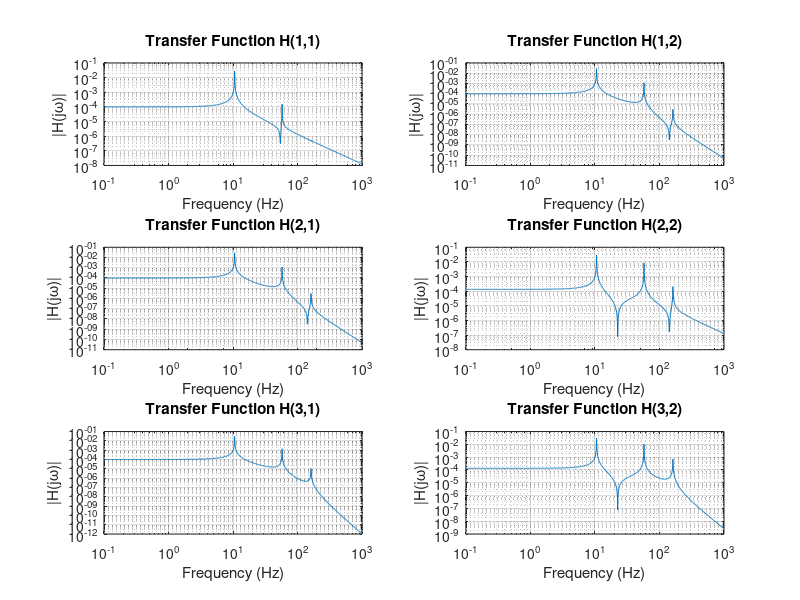

Write MATLAB code to recreate this figure. (Note: this script raises an error after producing the figure.)
% Given Parameters
m1 = 2; m2 = 0.2; m3 = 0.05; % Mass [kg]
k1 = 10e3; k2 = 30e3; k3 = 40e3; % Spring Constant [N/m]
c1 = 0.1; c2 = 0.1; c3 = 0.1; % Damping constant [Ns/m]

% Mass matrix
M = [m1 0 0;
    0 m2 0;
    0 0 m3];

% Damping matrix
C = [c1+c2 -c2 0;
    -c2 c2+c3 -c3;
    0 -c3 c3];

%Stiffness matrix
K = [k1+k2 -k2 0;
    -k2 k2+k3 -k3
    0 -k3 k3];

% Frequency range for plotting 
f = logspace(-1, 3, 1001); % Linear Frequency
w = f * 2 * pi; % Angular Frequency

% Initialize transfer function H(s) = X(s) / F(s)
H_s = zeros(3, 2, length(w));

for i = 1:length(w)
    s = 1j * w(i); % Complex frequency
    A = M * s^2 + C * s + K; % System dynamics in Laplace
    A_inv = inv(A); % Inverse of system dynamics
    H_s(:, :, i) = A_inv(:, 1:2);  % Extract the first two columns (F1 and F2)
end

% Magnitudes of transfer functions for plotting
H_magnitudes = abs(H_s);

% Plot transfer functions (magnitude vs frequency in Hz)
figure;
for i = 1:3  % Rows for x1, x2, x3
    for j = 1:2  % Columns for F1, F2
        subplot(3, 2, (i - 1) * 2 + j);
        loglog(f, squeeze(H_magnitudes(i, j, :)));
        xlabel('Frequency (Hz)');
        ylabel('|H(j\omega)|');
        title(['Transfer Function H(', num2str(i), ',', num2str(j), ')']);
        grid on;
    end
end

sgtitle('Transfer Function Matrix H(s) (Frequency in Hz)');

%% Question A.3

% In order to include damping in our system, 
% we must convert our system to state space

%State space matrix A
zero = zeros(size(M)); % Zero matrix
I = eye(size(M));      % Identity matrix
A = [zero, I;
    -inv(M)*K, -inv(M)*C];

% Eigenvalue computation
[eigenvectors, eigenvalues] = eig(A);

% Retrieve eigenvalues
eigenvalues = diag(eigenvalues); % Convert diagonal matrix to column vector

